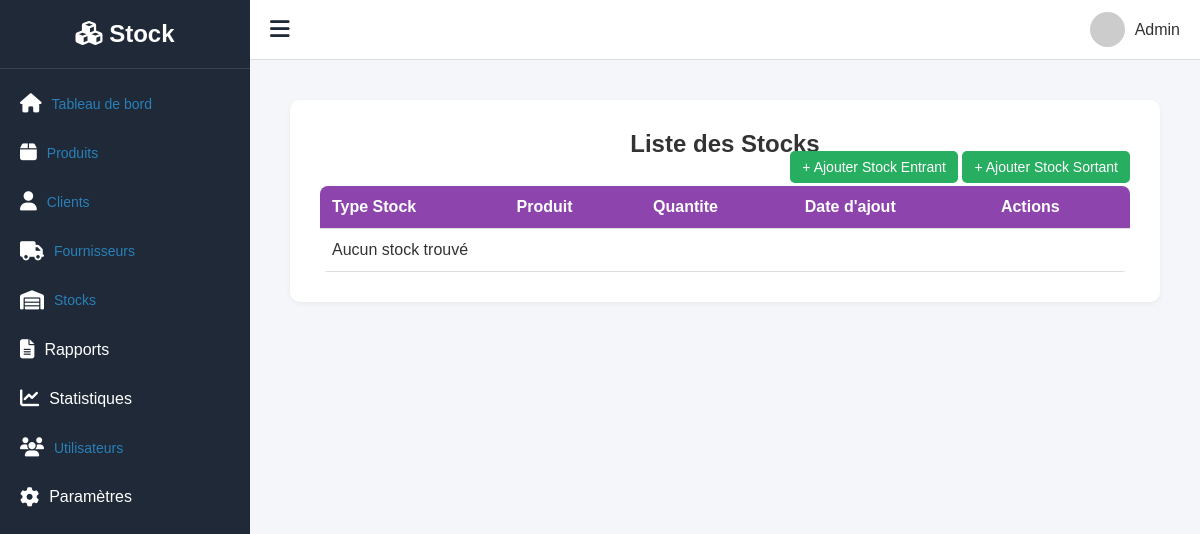
The page /stocks/liste_mouvements/ on the database as committed earlier.
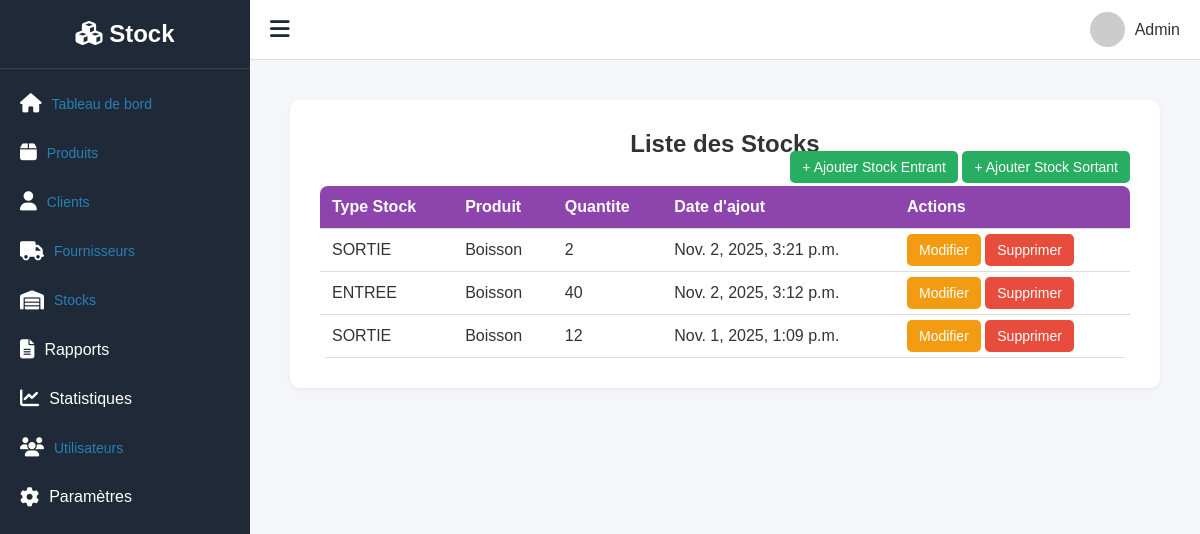
The same page on the database as committed later.
### mouvementstock/models.py (models this page shows, shortened)
class MouvementStock(models.Model):
    TYPE_CHOICES = [
        ('ENTREE', 'Entrée'),
        ('SORTIE', 'Sortie'),
    ]
    produit = models.ForeignKey(Produit, on_delete=models.CASCADE, related_name="mouvements")
    type_mouvement = models.CharField(max_length=10, choices=TYPE_CHOICES)
    quantite = models.PositiveIntegerField()
    date_mouvement = models.DateTimeField(auto_now_add=True)
    commentaire = models.TextField(blank=True, null=True)
    utilisateur = models.ForeignKey(settings.AUTH_USER_MODEL, on_delete=models.SET_NULL, null=True, related_name="mouvements_effectues")
    fournisseur = models.ForeignKey(Fournisseur, on_delete=models.SET_NULL, null=True, blank=True)
    client = models.ForeignKey(Client, on_delete=models.SET_NULL, null=True, blank=True)

### produit/models.py (models this page shows, shortened)
class Produit(models.Model):
    nom = models.CharField(max_length=150)
    reference = models.CharField(max_length=100, unique=True)
    categorie = models.ForeignKey(Categorie, on_delete=models.SET_NULL, null=True, related_name="produits")
    prix_achat = models.DecimalField(max_digits=10, decimal_places=2)
    prix_vente = models.DecimalField(max_digits=10, decimal_places=2)
    code_barre_image = models.ImageField(upload_to='barcodes/', blank=True)
    seuil_min = models.PositiveIntegerField(default=0)
    seuil_max = models.PositiveIntegerField(default=100)
    stock_actuel = models.PositiveIntegerField(default=0)
    def __str__(self):
        return self.nom

### mouvementstock/views.py (the view)
# urls.py: path('liste_mouvements/', views.liste_mouvements, name='liste_mouvements'),
def liste_mouvements(request):
    mouvements = MouvementStock.objects.select_related('produit', 'utilisateur', 'fournisseur', 'client').order_by('-date_mouvement')
    produits = Produit.objects.select_related('categorie').all()
    for produit in produits:
        if produit.stock_actuel <= produit.seuil_min:
            messages.warning(request, f"Le produit '{produit.nom}' est en rupture ou proche du seuil minimum.")
        elif produit.stock_actuel >= produit.seuil_max:
            messages.warning(request, f"Le produit '{produit.nom}' dépasse le seuil maximum défini.")
    return render(request, 'stocks/liste_mouvements.html', {'mouvements': mouvements})

### templates/stocks/liste_mouvements.html
{% extends 'gesstock/base.html' %}
{% block content %}
  <div class="container">
    <h2>Liste des Stocks</h2>
    <div class="top-buttons">
      <a href="{% url 'ajouter_entree' %}" class="btn btn-add">+ Ajouter Stock Entrant</a>
      <a href="{% url 'ajouter_sortie' %}" class="btn btn-add">+ Ajouter Stock Sortant</a>
    </div>
    <table class="table">
      <tr>
        <th>Type Stock</th>
        <th>Produit</th>
        <th>Quantite</th>
        <th>Date d'ajout</th>
        <th>Actions</th>
      </tr>
      {% for stock in mouvements %}
        <tr>
          <td>{{ stock.type_mouvement }}</td>
          <td>{{ stock.produit }}</td>
          <td>{{ stock.quantite }}</td>
          <td>{{ stock.date_mouvement }}</td>
          <td>
            <a class="btn btn-edit" href="{% url 'modifier_mouvement' stock.id %}">Modifier</a>
            <a class="btn btn-delete" href="{% url 'supprimer_mouvement' stock.id %}">Supprimer</a>
          </td>
        </tr>
      {% empty %}
        <tr>
          <td colspan="5">Aucun stock trouvé</td>
        </tr>
      {% endfor %}
    </table>
  </div>
{% endblock %}

### templates/gesstock/base.html (shortened to what this page needs)
{% load static %}
<!DOCTYPE html>
<html lang="fr">
  <head>
    <link rel="stylesheet" href="{% static 'css/base.css' %}" />
    <link rel="stylesheet" href="{% static 'css/client.css' %}" />
    <link rel="stylesheet" href="{% static 'css/ajouter_client.css' %}" />
    <link rel="stylesheet" href="{% static 'css/fournisseur.css' %}" />
    <link rel="stylesheet" href="{% static 'css/supprimer_fournisseur.css' %}" />
    <link rel="stylesheet" href="https://cdnjs.cloudflare.com/ajax/libs/font-awesome/6.4.2/css/all.min.css" />
  </head>
  <body>
    <div class="sidebar" id="sidebar">
      <div class="logo">
        <i class="fa-solid fa-cubes"></i> Stock
      </div>
      <ul>
        <li data-page="dashboard">
          <i class="fa fa-home"></i><span><a href="{% url 'dashboard' %}">Tableau de bord</a></span>
        </li>
        <li data-page="produits">
          <i class="fa fa-box"></i><span><a href="{% url 'liste_produits' %}">Produits</a></span>
        </li>
        <li data-page="clients">
          <i class="fa fa-user"></i><span><a href="{% url 'liste_clients' %}">Clients</a></span>
        </li>
        <li data-page="fournisseurs">
          <i class="fa fa-truck"></i><span><a href="{% url 'liste_fournisseurs' %}">Fournisseurs</a></span>
        </li>
        <li data-page="stocks">
          <i class="fa fa-warehouse"></i><span><a href="{% url 'liste_mouvements' %}">Stocks</a></span>
        </li>
        <li data-page="rapports">
          <i class="fa fa-file-alt"></i><span>Rapports</span>
        </li>
        <li data-page="stats">
          <i class="fa fa-chart-line"></i><span>Statistiques</span>
        </li>
        <li data-page="utilisateurs">
          <i class="fa fa-users"></i><span><a href="{% url 'liste_utilisateurs' %}">Utilisateurs</a></span>
        </li>
        <li data-page="parametres">
          <i class="fa fa-cog"></i><span>Paramètres</span>
        </li>
      </ul>
    </div>
    <header>
      <i class="fa fa-bars menu-toggle" id="menuToggle"></i>
      <div class="user-profile" id="userProfile">
        <img src="https://i.pravatar.cc/150?img=12" alt="User" />
        <span class="name">Admin</span>
      </div>
    </header>
    <main>
      <div class="content" id="mainContent">
        {% block content %}
        {% endblock %}
      </div>
    </main>
  </body>
</html>

### static/css/base.css (style rules this page uses)
* { margin: 0; padding: 0; box-sizing: border-box; font-family: "Poppins", sans-serif; }
body { display: flex; height: 100vh; background-color: #f4f6f9; color: #333; overflow-x: hidden; }
.sidebar { width: 250px; background-color: #1f2937; color: #fff; transition: width 0.3s, left 0.3s; display: flex; flex-direction: column; position: fixed; top: 0; left: 0; bottom: 0; z-index: 100; }
.sidebar .logo { font-size: 1.5rem; text-align: center; padding: 20px 0; font-weight: bold; border-bottom: 1px solid #374151; transition: font-size 0.3s; }
.sidebar ul { list-style: none; padding: 10px 0; flex-grow: 1; }
.sidebar ul li { padding: 15px 20px; display: flex; align-items: center; cursor: pointer; transition: background 0.2s; }
.sidebar ul li i { margin-right: 10px; font-size: 1.2rem; }
header { position: fixed; top: 0; left: 250px; right: 0; height: 60px; background-color: #fff; border-bottom: 1px solid #ddd; display: flex; align-items: center; justify-content: space-between; padding: 0 20px; transition: left 0.3s; z-index: 99; }
.menu-toggle { font-size: 1.4rem; cursor: pointer; color: #1f2937; }
.user-profile { display: flex; align-items: center; position: relative; cursor: pointer; }
.user-profile img { width: 35px; height: 35px; border-radius: 50%; margin-right: 10px; }
.user-profile .name { font-weight: 500; }
main { margin-top: 60px; margin-left: 250px; padding: 20px; flex-grow: 1; transition: margin-left 0.3s; }
.content { background-color: #fff; padding: 30px; border-radius: 10px; box-shadow: 0 2px 5px rgba(0,0,0,0.05); }

### static/css/client.css (style rules this page uses)
body { font-family: Arial, sans-serif; background: #f5f6fa; margin: 0; padding: 20px; }
.container { max-width: 900px; margin: auto; }
h2 { color: #333; text-align: center; }
.table { width: 100%; border-collapse: collapse; background: #fff; border-radius: 8px; overflow: hidden; }
.table th, .table td { padding: 12px; border-bottom: 1px solid #ddd; text-align: left; }
.table th { background: #3498db; color: white; }
.btn { padding: 8px 12px; color: white; text-decoration: none; border-radius: 5px; font-size: 14px; }
.btn-add { background: #27ae60; }
.btn-edit { background: #f39c12; }
.btn-delete { background: #e74c3c; }
.top-buttons { text-align: right; margin-bottom: 10px; }

### static/css/ajouter_client.css (style rules this page uses)
body { background: #ecf0f1; font-family: Arial; padding: 20px; }
a { text-decoration: none; color: #2980b9; font-size: 14px; }

### static/css/fournisseur.css (style rules this page uses)
body { font-family: Arial, sans-serif; background:#f5f6fa; margin:0; padding:20px; }
.container { max-width:900px; margin:auto; }
h2 { color:#333; text-align:center; }
.table { width:100%; border-collapse: collapse; background:#fff; border-radius:8px; overflow:hidden; }
.table th, .table td { padding:12px; border-bottom:1px solid #ddd; text-align:left; }
.table th { background:#8e44ad; color:white; }
.btn { padding: 8px 12px; color:white; text-decoration:none; border-radius:5px; font-size:14px; }
.btn-add { background:#27ae60; }
.btn-edit { background:#f39c12; }
.btn-delete { background:#e74c3c; }
.top-buttons { text-align:right; margin-bottom:10px; }

### static/css/supprimer_fournisseur.css (style rules this page uses)
body { font-family: Arial; background: #f5f6fa; padding: 20px; text-align: center; }

Rows that differ between the two databases and show on the page:
added MouvementStock: type_mouvement "SORTIE", produit "Boisson", quantite "2", date_mouvement "Nov. 2, 2025, 3:21 p.m."
added MouvementStock: type_mouvement "ENTREE", produit "Boisson", quantite "40", date_mouvement "Nov. 2, 2025, 3:12 p.m."
added MouvementStock: type_mouvement "SORTIE", produit "Boisson", quantite "12", date_mouvement "Nov. 1, 2025, 1:09 p.m."
Other text that changed with them:
text no longer shown: "Aucun stock trouvé"
